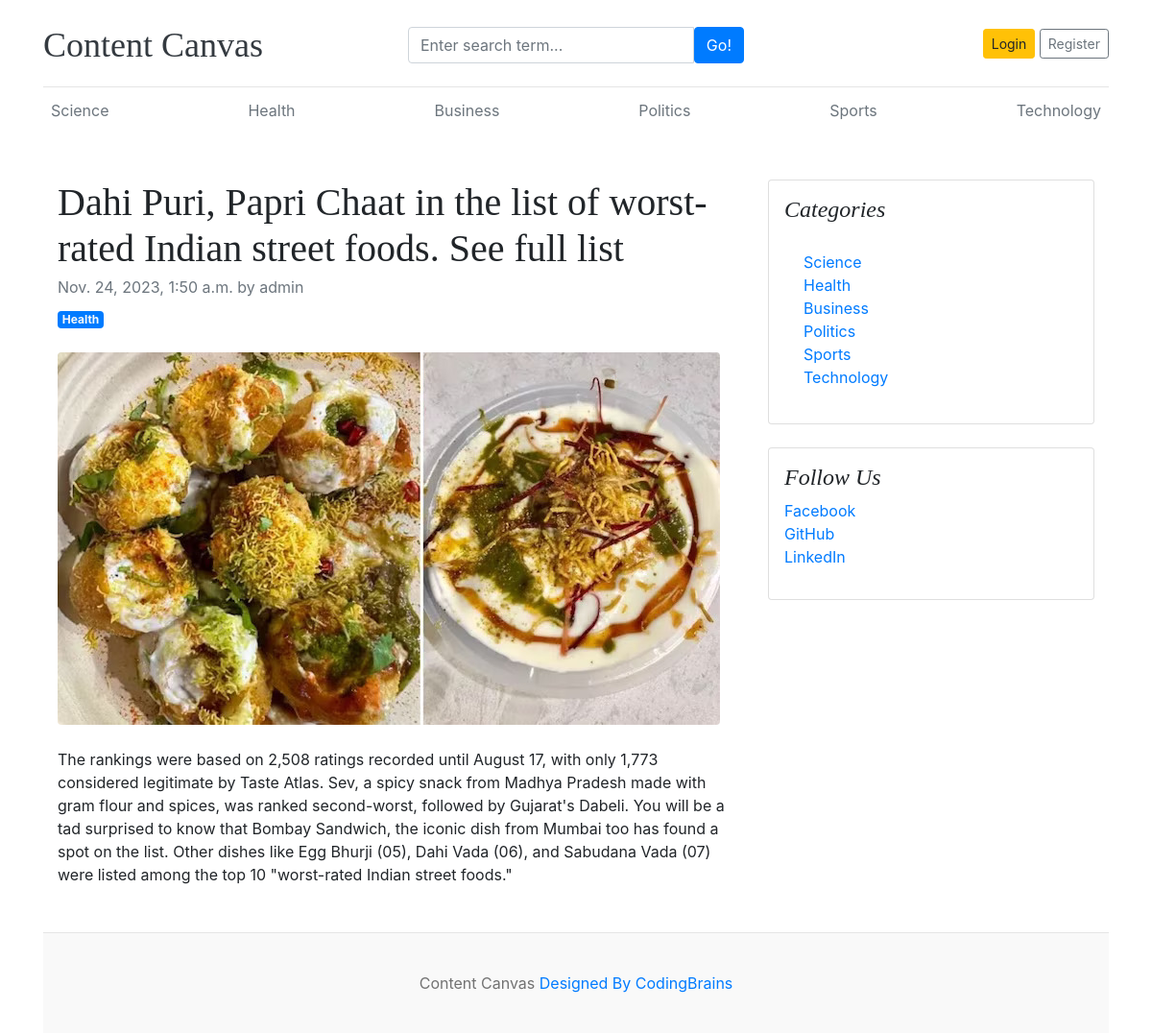
Page /blogs/dahi-puri-papri-chaat-in-the-list-of-worst-rated-indian-street-foods-see-full-list/ on the committed database.
### app/models.py (models this page shows)
class Category(models.Model):
    category=models.CharField(max_length=100)
    created_at=models.DateTimeField(auto_now_add=True)
    updated_at=models.DateTimeField(auto_now=True)
    class Meta:
        verbose_name_plural='categories'
    def __str__(self):
        return self.category

class Blog(models.Model):
    title=models.CharField( max_length=100)
    slug=models.CharField( max_length=100)
    category=models.ForeignKey(Category, on_delete=models.CASCADE)
    author=models.ForeignKey(User,on_delete=models.CASCADE)
    image=models.ImageField(upload_to='images/%y/%m/%d')
    short_description=models.TextField(max_length=1000)
    blog=models.TextField(max_length=10000)
    status=models.CharField(max_length=100,choices=choices,default='draft')
    is_featured=models.BooleanField(default=False)
    created_at=models.DateTimeField(auto_now_add=True)
    updated_at=models.DateTimeField(auto_now=True)

### social/models.py (models this page shows, shortened)
class socialLinks(models.Model):
    flatform=models.CharField(max_length=100)
    link=models.URLField(max_length=1000)
    created_at=models.DateTimeField(auto_now_add=True)
    updated_at=models.DateTimeField(auto_now=True)

### app/views.py (the view)
# urls.py: path('blogs/<slug:slug>/',appviews.blogs,name='blogs'),
def blogs(request,slug):
    single_blog=get_object_or_404(Blog,status='published',slug=slug)
    context={
        'single_blog':single_blog,
    }
    return render(request,'blogs.html',context)

### app/context_processors.py (called while the page is built)
def get_categories(request):
    categories=Category.objects.all()
    return dict(categories=categories)

def get_sociallinks(request):
    sociallinks=socialLinks.objects.all()
    return dict(sociallinks=sociallinks)

### templates/blogs.html
{% extends "base.html" %}
{% block content %}
<div class="container mt-5">
    <div class="row">
        <div class="col-lg-8">
            <article>
                <header class="mb-4">
                    <h1 class="fw-bolder mb-1">{{single_blog.title}}</h1>
                    <div class="text-muted fst-italic mb-2">{{single_blog.created_at }} by {{single_blog.author}}</div>
                    <a class="badge bg-primary text-decoration-none text-light" href="{% url "post_by_category" single_blog.id %}">{{single_blog.category}}</a>
                </header>
                <figure class="mb-4"><img class="img-fluid rounded" src="{{single_blog.image.url}}" alt="..." /></figure>
                <section class="mb-5">
                    <p class="fs-5 mb-4">{{single_blog.blog}}</p>
                    </section>
            </article>
        </div>
        <div class="col-lg-4">
            <div class="card mb-4 p-3">
                <h4 class="font-italic">Categories</h4>
                <div class="card-body">
                    <div class="row">
                        <div class="col-sm-6">
                            <ul class="list-unstyled mb-0">
                                {% for cat in categories %}
                                <li><a href="{% url "post_by_category" cat.id %}">{{cat.category}}</a></li>
                                {% endfor %}
                            </ul>
                        </div>
                    </div>
                </div>
            </div>
            {% if sociallinks %}
            <div class="card mb-4 p-3">
                <h4 class="font-italic">Follow Us</h4>
                <ol class="list-unstyled">
                    {% for i in sociallinks %}
                    <li><a href="{{i.link}}">{{i.flatform}}</a></li>
                    {% endfor %}
                </ol>
            </div>
            {% endif %}
        </div>
    </div>
</div>
{% endblock  %}

### templates/base.html (shortened to what this page needs)
{% load static %}
<!DOCTYPE html>
<html lang="en">
<head>
    <link rel="stylesheet" href="{% static "css/bootstrap.css" %}">
    <link href="https://getbootstrap.com/docs/4.0/dist/css/bootstrap.min.css" rel="stylesheet">
    <link href="{% static "css/cc.css" %}" rel="stylesheet">
    <link rel="stylesheet" href="https://cdnjs.cloudflare.com/ajax/libs/font-awesome/4.7.0/css/font-awesome.min.css">
</head>
<body>
    <div class="container">
        <header class="blog-header py-3">
            <div class="row flex-nowrap justify-content-between align-items-center">
                <div class="col-4 pt-1">
                    <a class="blog-header-logo text-dark" href="/">Content Canvas</a>
                </div>
                <div class="col-4 pt-1">
                    <form action="{% url "search" %}" method="GET">
                        <div class="input-group">
                            <input class="form-control" type="text" name="keyword" value="{{keyword}}" placeholder="Enter search term..." aria-label="Enter search term..." aria-describedby="button-search" />
                            <button class="btn btn-primary" id="button-search" type="submit">Go!</button>
                        </div>
                    </form>
                </div>
                <div class="col-4 d-flex justify-content-end align-items-center">
                    {% if not user.is_authenticated %}
                    <a class="btn btn-sm btn-warning" href="{% url "login" %}">Login</a> &nbsp;
                    <a class="btn btn-sm btn-outline-secondary" href="{% url "register" %}">Register</a>
                    {% else %}
                    <span><a href="{% url "dashboard" %}">Dashboard</a></span>
                    &emsp;
                    <span><a href="{% url "logout" %}">Logout</a></span>
                    {% endif %}
                </div>
            </div>
        </header>
        <div class="nav-scroller py-1 mb-2">
            <nav class="nav d-flex justify-content-between">
                {% for cat in categories %}
                <a class="p-2 text-muted" href="{% url "post_by_category" cat.id %}">{{cat.category}}</a>
                {% endfor %}
            </nav>
        </div>
        {% block content %}
        {% endblock  %}
    <footer class="blog-footer">
        <p>Content Canvas <a href="#">Designed By CodingBrains</a></p>
    </footer>
</body>
</html>

### contentcanvas/static/css/cc.css (style rules this page uses)
.blog-header { border-bottom: 1px solid #e5e5e5; }
.blog-header-logo { font-family: "Playfair Display", Georgia, "Times New Roman", serif; font-size: 2.25rem; }
h1, h2, h3, h4, h5, h6 { font-family: "Playfair Display", Georgia, "Times New Roman", serif; }
.blog-footer { padding: 2.5rem 0; color: #727272; text-align: center; background-color: #f9f9f9; border-top: .05rem solid #e5e5e5; }
.blog-footer p:last-child { margin-bottom: 0; }

### rows in the picture
Category: category "Science"
Category: category "Health"
Category: category "Business"
Category: category "Politics"
Category: category "Sports"
Category: category "Technology"
Blog: title "Dahi Puri, Papri Chaat in the list of worst-rated Indian street foods. See full list", created_at "Nov. 24, 2023, 1:50 a.m.", author "admin", category "Health", image (picture), blog "The rankings were based on 2,508 ratings recorded until August 17, with only 1,773 considered legitimate by Taste Atlas. Sev, a spicy snack from Madhya Pradesh made with gram flour and spices, was ranked second-worst, followed by Gujarat's Dabeli. You will be a tad surprised to know that Bombay Sandwich, the iconic dish from Mumbai too has found a spot on the list. Other dishes like Egg Bhurji (05), Dahi Vada (06), and Sabudana Vada (07) were listed among the top 10 \"worst-rated Indian street foods.\""
socialLinks: flatform "Facebook"
socialLinks: flatform "GitHub"
socialLinks: flatform "LinkedIn"
